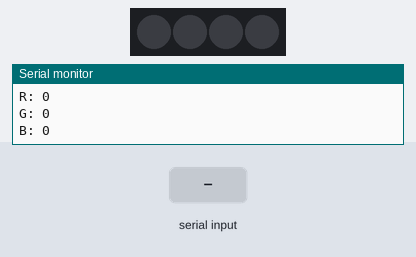
A sketch run on a simulated Arduino Uno, built with avr-gcc and run on an emulated ATmega328P. Parts: 4 RGB LEDs in strip order, left to right, the last lines printed to the serial monitor. Inputs (shaded band) come from the test bench. Dim RGB values are drawn brighter than linear.

Above: at 4.2 s.
4.3 s: "1\n" received over the second serial link
At 6.9 s:
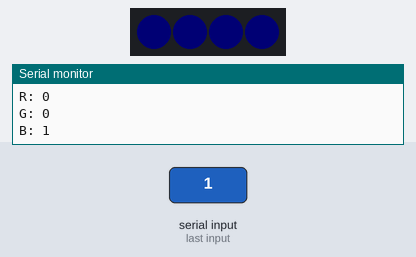
7.2 s: "2\n" received over the second serial link
At 9.1 s:
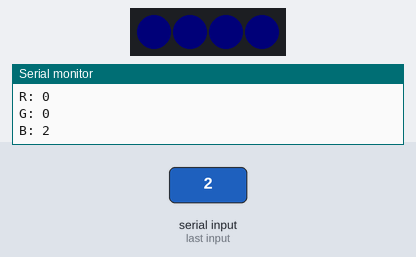
10.1 s: "0\n" received over the second serial link
At 11.1 s:
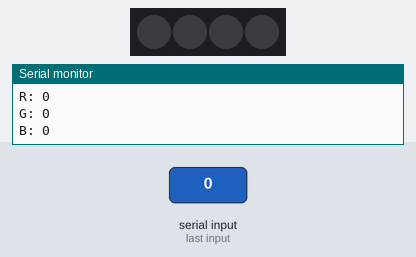
Timing chart, 0 to 13.1 s (numbered marks = the images above; inputs shaded):
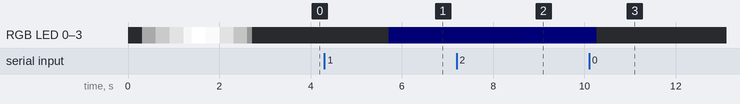

Measured:
- after the input at 4.3 s, RGB LED 0–3: off → RGB(0, 0, 1) after 1.4 s
- after the input at 7.2 s, RGB LED 0–3: RGB(0, 0, 1) → RGB(0, 0, 2) after 1.4 s
- after the input at 10.1 s, RGB LED 0–3: RGB(0, 0, 2) → RGB(0, 0, 1) after 0.14 s, → off 0.03 s later

The sketch:

bluetooth.ino
```cpp
/*
 * Bluetooth LED code
 *
 * Communicates via Bluetooth to WS2812 RGB leds
 *
 */

#include <SoftwareSerial.h>
#include <Adafruit_NeoPixel.h>
#include "WS2812_Definitions.h"
#include <stdlib.h>
#include <string.h>

#define PIN 13
#define LED_COUNT 4
#define BUFF_LEN 1024
#define STEPS 50
#define DELAY 25

int bluetoothTx = 3;  // TX-O pin of bluetooth mate, Arduino D2
int bluetoothRx = 2;  // RX-I pin of bluetooth mate, Arduino D3
char val = '0';
//String sum;
char code[BUFF_LEN];
int i = 0;
uint32_t color = 0;
uint32_t n_color = 0;

Adafruit_NeoPixel leds = Adafruit_NeoPixel(LED_COUNT, PIN, NEO_GRB + NEO_KHZ800);

SoftwareSerial bluetooth(bluetoothTx, bluetoothRx);

void setup()
{

  int x;
  for(x = 0; x < BUFF_LEN; x++){
    code[x] = 0;
  }

  Serial.begin(9600);  // Begin the serial monitor at 9600bps

  bluetooth.begin(115200);  // The Bluetooth Mate defaults to 115200bps
  bluetooth.print("$");  // Print three times individually
  bluetooth.print("$");
  bluetooth.print("$");  // Enter command mode
  delay(100);  // Short delay, wait for the Mate to send back CMD
  bluetooth.println("U,9600,N");  // Temporarily Change the baudrate to 9600, no parity
  // 115200 can be too fast at times for NewSoftSerial to relay the data reliably
  bluetooth.begin(9600);  // Start bluetooth serial at 9600

  leds.begin();  // Call this to start up the LED strip.

  startup_display(&color);
  delay(100);
  //clearLEDs();   // This function, defined below, turns all LEDs off...
  //leds.show();   // ...but the LEDs don't actually update until you call this.
}

void loop()
{
  while(i < BUFF_LEN){
    if(bluetooth.available())  // If the bluetooth sent any characters
    {
      // Send any characters the bluetooth prints to the serial monitor
      val = (char)bluetooth.read();
      Serial.print("Received: ");
      Serial.println(val);
      delay(50);
      if(val == '\n')
      {
        break;
      }
      code[i++] = val;
    }
  }
  n_color = strtoul(code, NULL, 0);
  Serial.print("Received: ");
  Serial.println(code);
  Serial.print("Old Color Val: ");
  Serial.println(color);
  Serial.print("New Color Val: ");
  Serial.println(n_color);
  transition(&color, n_color);

  for(i = 0; i < BUFF_LEN; i++)
    code[i] = 0;

  i = 0;
}

void startup_display(uint32_t *color) {
  (*color) = 0;
  uint32_t off = 0x0;
  transition(color, 0xFFFFFF);
  delay(250);
  transition(color, off);
}

void transition(uint32_t* old, uint32_t n) {
  //Pull out RGB values for old and new
  uint32_t oldb = (*old & 0x0FF);
  uint32_t nb = (n & 0x0FF);
  uint32_t oldg = ((*old)>>8 & 0x0FF);
  uint32_t ng = (n>>8 & 0x0FF);
  uint32_t oldr = ((*old)>>16 & 0x0FF);
  uint32_t nr = (n>>16 & 0x0FF);
  Serial.println("Old color");
  printRGB(oldr, oldg,oldb);
  Serial.println("New color");
  printRGB(nr, ng,nb);

  // Calculate the step for each field.
  float rStep = getStep(oldr, nr);
  float gStep = getStep(oldg, ng);
  float bStep = getStep(oldb, nb);

  int i; //Preform transition
  for(i = 0; i < STEPS; i++) {
    oldb += bStep;
    oldg += gStep;
    oldr += rStep;
    correct(&oldb);
    correct(&oldg);
    correct(&oldr);

    uint32_t c = 0;
    c |= oldb;
    c |= (oldg << 8);
    c |= (oldr << 16);
    setColor(c);
  }
  setColor(n);
  *old = n; // Set old to be the new color.
}

float getStep(int old, int n) {
  float step = (n - (float)old)/STEPS;
  return step;
}

void setColor(uint32_t c) {
      int n;
      for(n = 0; n < LED_COUNT; n++)
        leds.setPixelColor(n, c);
      leds.show();
      delay(DELAY);
}

void printRGB(uint32_t r, uint32_t g, uint32_t b) {
  Serial.print("R: ");
  Serial.println(r);
  Serial.print("G: ");
  Serial.println(g);
  Serial.print("B: ");
  Serial.println(b);
}

void correct(uint32_t* val) {
  if(*val > 255)
    *val = 0;
}
```

WS2812_Definitions.h
```cpp
/*
  Bunches of definitions for the WS2812 Breakout Board example code

*/

// These are for the cascade function
#define TOP_DOWN 0
#define DOWN_TOP 1

/* A world of colors to set your LED to
  Standard HTML Color Codes sorted by Hex Value
    to see the colors in action, check out:
   http://www.w3schools.com/html/html_colorvalues.asp */

#define BLACK			0x000000
#define NAVY			0x000080
#define DARKBLUE		0x00008B
#define MEDIUMBLUE		0x0000CD
#define BLUE			0x0000FF
#define DARKGREEN		0x006400
#define GREEN			0x008000
#define TEAL			0x008080
#define DARKCYAN		0x008B8B
#define DEEPSKYBLUE		0x00BFFF
#define DARKTURQUOISE		0x00CED1
#define MEDIUMSPRINGGREEN	0x00FA9A
#define LIME			0x00FF00
#define SPRINGGREEN		0x00FF7F
#define AQUA			0x00FFFF
#define CYAN			0x00FFFF
#define MIDNIGHTBLUE		0x191970
#define DODGERBLUE		0x1E90FF
#define LIGHTSEAGREEN		0x20B2AA
#define FORESTGREEN		0x228B22
#define SEAGREEN		0x2E8B57
#define DARKSLATEGRAY		0x2F4F4F
#define LIMEGREEN		0x32CD32
#define MEDIUMSEAGREEN		0x3CB371
#define TURQUOISE		0x40E0D0
#define ROYALBLUE		0x4169E1
#define STEELBLUE		0x4682B4
#define DARKSLATEBLUE		0x483D8B
#define MEDIUMTURQUOISE		0x48D1CC
#define INDIGO 			0x4B0082
#define DARKOLIVEGREEN		0x556B2F
#define CADETBLUE		0x5F9EA0
#define CORNFLOWERBLUE		0x6495ED
#define MEDIUMAQUAMARINE	0x66CDAA
#define DIMGRAY			0x696969
#define SLATEBLUE		0x6A5ACD
#define OLIVEDRAB		0x6B8E23
#define SLATEGRAY		0x708090
#define LIGHTSLATEGRAY		0x778899
#define MEDIUMSLATEBLUE		0x7B68EE
#define LAWNGREEN		0x7CFC00
#define CHARTREUSE		0x7FFF00
#define AQUAMARINE		0x7FFFD4
#define MAROON			0x800000
#define PURPLE			0x800080
#define OLIVE			0x808000
#define GRAY			0x808080
#define SKYBLUE			0x87CEEB
#define LIGHTSKYBLUE		0x87CEFA
#define BLUEVIOLET		0x8A2BE2
#define DARKRED			0x8B0000
#define DARKMAGENTA		0x8B008B
#define SADDLEBROWN		0x8B4513
#define DARKSEAGREEN		0x8FBC8F
#define LIGHTGREEN		0x90EE90
#define MEDIUMPURPLE		0x9370DB
#define DARKVIOLET		0x9400D3
#define PALEGREEN		0x98FB98
#define DARKORCHID		0x9932CC
#define YELLOWGREEN		0x9ACD32
#define SIENNA			0xA0522D
#define BROWN			0xA52A2A
#define DARKGRAY		0xA9A9A9
#define LIGHTBLUE		0xADD8E6
#define GREENYELLOW		0xADFF2F
#define PALETURQUOISE	        0xAFEEEE
#define LIGHTSTEELBLUE		0xB0C4DE
#define POWDERBLUE		0xB0E0E6
#define FIREBRICK		0xB22222
#define DARKGOLDENROD		0xB8860B
#define MEDIUMORCHID		0xBA55D3
#define ROSYBROWN		0xBC8F8F
#define DARKKHAKI		0xBDB76B
#define SILVER			0xC0C0C0
#define MEDIUMVIOLETRED	        0xC71585
#define INDIANRED 		0xCD5C5C
#define PERU			0xCD853F
#define CHOCOLATE		0xD2691E
#define TAN			0xD2B48C
#define LIGHTGRAY		0xD3D3D3
#define THISTLE			0xD8BFD8
#define ORCHID			0xDA70D6
#define GOLDENROD		0xDAA520
#define PALEVIOLETRED		0xDB7093
#define CRIMSON			0xDC143C
#define GAINSBORO		0xDCDCDC
#define PLUM			0xDDA0DD
#define BURLYWOOD		0xDEB887
#define LIGHTCYAN		0xE0FFFF
#define LAVENDER		0xE6E6FA
#define DARKSALMON		0xE9967A
#define VIOLET			0xEE82EE
#define PALEGOLDENROD		0xEEE8AA
#define LIGHTCORAL		0xF08080
#define KHAKI			0xF0E68C
#define ALICEBLUE		0xF0F8FF
#define HONEYDEW		0xF0FFF0
#define AZURE			0xF0FFFF
#define SANDYBROWN		0xF4A460
#define WHEAT			0xF5DEB3
#define BEIGE			0xF5F5DC
#define WHITESMOKE		0xF5F5F5
#define MINTCREAM		0xF5FFFA
#define GHOSTWHITE		0xF8F8FF
#define SALMON			0xFA8072
#define ANTIQUEWHITE		0xFAEBD7
#define LINEN			0xFAF0E6
#define LIGHTGOLDENRODYELLOW	0xFAFAD2
#define OLDLACE			0xFDF5E6
#define RED			0xFF0000
#define FUCHSIA			0xFF00FF
#define MAGENTA			0xFF00FF
#define DEEPPINK		0xFF1493
#define ORANGERED		0xFF4500
#define TOMATO			0xFF6347
#define HOTPINK			0xFF69B4
#define CORAL			0xFF7F50
#define DARKORANGE		0xFF8C00
#define LIGHTSALMON		0xFFA07A
#define ORANGE			0xFFA500
#define LIGHTPINK		0xFFB6C1
#define PINK			0xFFC0CB
#define GOLD			0xFFD700
#define PEACHPUFF		0xFFDAB9
#define NAVAJOWHITE		0xFFDEAD
#define MOCCASIN		0xFFE4B5
#define BISQUE			0xFFE4C4
#define MISTYROSE		0xFFE4E1
#define BLANCHEDALMOND		0xFFEBCD
#define PAPAYAWHIP		0xFFEFD5
#define LAVENDERBLUSH		0xFFF0F5
#define SEASHELL		0xFFF5EE
#define CORNSILK		0xFFF8DC
#define LEMONCHIFFON		0xFFFACD
#define FLORALWHITE		0xFFFAF0
#define SNOW			0xFFFAFA
#define YELLOW			0xFFFF00
#define LIGHTYELLOW		0xFFFFE0
#define IVORY			0xFFFFF0
#define WHITE			0xFFFFFF
```
